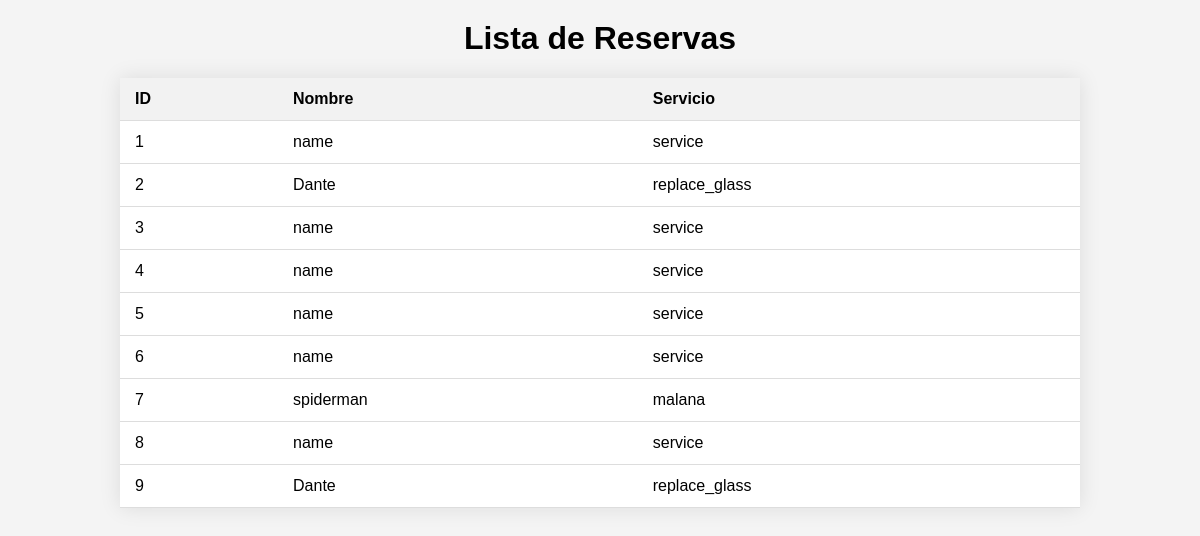
Page /whinter/list/ on the earlier database version.
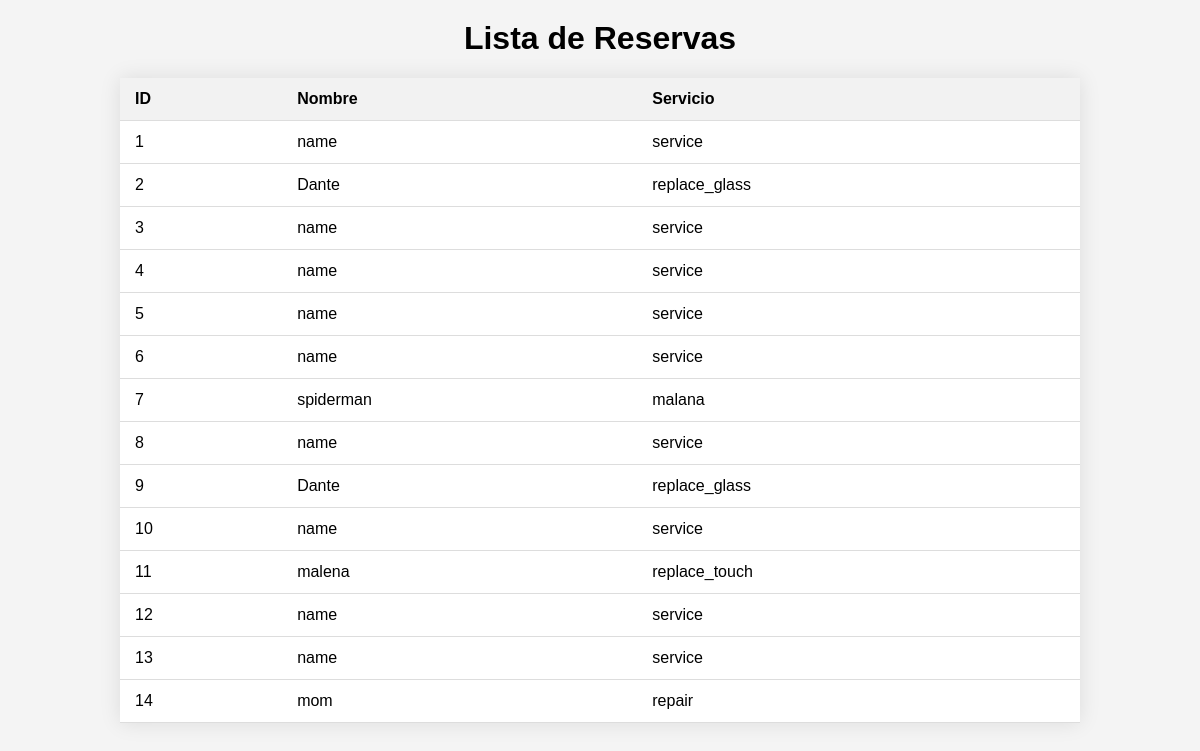
Same page on the later database version.
### whinter/models.py (models this page shows, shortened)
class Booking(models.Model):
    name = models.CharField(max_length=50)
    service = models.CharField(max_length=50)

### whinter/views.py (the view)
# urls.py: path('list/', list),
def list(request):
    print("-" * 100)
    print("-" * 100)
    print(request.method)
    booking = Booking.objects.all()
    client_list= {
        'booking' : booking
    }
    return render(request, 'template3.html', client_list)

### whinter/templates/template3.html (shortened to what this page needs)
<!DOCTYPE html>
<html lang="en">
<head>
</head>
<body>
    <h1>Lista de Reservas</h1>
    <table>
        <thead>
            <tr>
                <th>ID</th>
                <th>Nombre</th>
                <th>Servicio</th>
            </tr>
        </thead>
        <tbody>
            {% for booking in booking %}
            <tr>
                <td>{{ booking.id }}</td>
                <td>{{ booking.name }}</td>
                <td>{{ booking.service }}</td>
            </tr>
            {% endfor %}
        </tbody>
    </table>
</body>
</html>

### whinter/templates/template3.html (style rules this page uses)
body { font-family: Arial, sans-serif; background-color: #f4f4f4; margin: 0; padding: 0; }
h1 { text-align: center; margin-top: 20px; }
table { width: 80%; margin: 20px auto; border-collapse: collapse; background-color: #fff; box-shadow: 0 0 20px rgba(0, 0, 0, 0.1); }
th, td { padding: 12px 15px; text-align: left; border-bottom: 1px solid #ddd; }
th { background-color: #f2f2f2; }

Differences in the rows shown:
added Booking: id "10", name "name", service "service"
added Booking: id "11", name "malena", service "replace_touch"
added Booking: id "12", name "name", service "service"
added Booking: id "13", name "name", service "service"
added Booking: id "14", name "mom", service "repair"
